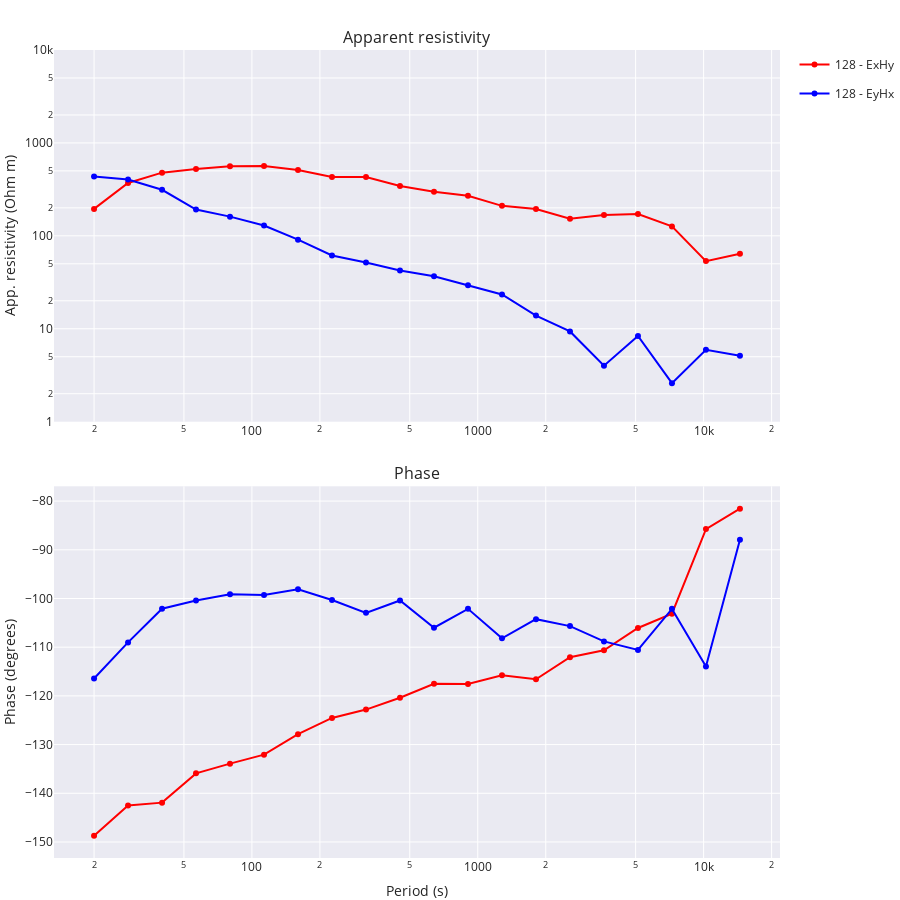

Notebook code for this chart:
### Code cell
soln = config.solver.run(reg_data)
fig = soln.tf.plot(
    soln.freqs,
    soln.components,
    to_plot=["ExHy", "EyHx"],
    x_lim=[1, 5],
    res_lim=[0, 4],
    legend="128",
    symbol="circle",
)
fig.update_layout(height=900)
fig.show()

### Figure 1 — Plotly figure (JSON) as saved in the notebook; plotly's stock layout.template omitted (floating-point values rounded to 4 significant figures)
{"data": [{"legendgroup": "128 - ExHy", "line": {"color": "red"}, "marker": {"color": "red", "symbol": "circle"}, "mode": "lines+markers", "name": "128 - ExHy", "type": "scatter", "x": [20, 28.28, 40, 56.57, 80, 113.1, 160, 226.3, 320, 452.5, 640, 905.1, 1280, 1810.0, 2560, 3620.0, 5120, 7241.0, 10240, 14480.0], "xaxis": "x", "y": [195.1, 370.7, 478.6, 522.6, 559.4, 565.6, 511.9, 430.5, 429.1, 344.2, 298.6, 270.5, 210.2, 194.1, 153.1, 167.1, 172.0, 126.3, 53.47, 64.32], "yaxis": "y"}, {"legendgroup": "128 - ExHy", "line": {"color": "red"}, "marker": {"color": "red", "symbol": "circle"}, "mode": "lines+markers", "name": "128 - ExHy", "showlegend": false, "type": "scatter", "x": [20, 28.28, 40, 56.57, 80, 113.1, 160, 226.3, 320, 452.5, 640, 905.1, 1280, 1810.0, 2560, 3620.0, 5120, 7241.0, 10240, 14480.0], "xaxis": "x2", "y": [-148.7, -142.5, -141.9, -135.9, -133.9, -132.1, -127.9, -124.5, -122.8, -120.4, -117.5, -117.6, -115.8, -116.6, -112.1, -110.6, -106.1, -103.1, -85.75, -81.55], "yaxis": "y2"}, {"legendgroup": "128 - EyHx", "line": {"color": "blue"}, "marker": {"color": "blue", "symbol": "circle"}, "mode": "lines+markers", "name": "128 - EyHx", "type": "scatter", "x": [20, 28.28, 40, 56.57, 80, 113.1, 160, 226.3, 320, 452.5, 640, 905.1, 1280, 1810.0, 2560, 3620.0, 5120, 7241.0, 10240, 14480.0], "xaxis": "x", "y": [435.6, 404.1, 313.2, 192.1, 160.9, 129.1, 90.91, 61.39, 51.53, 42.36, 36.72, 29.33, 23.41, 13.86, 9.357, 4.007, 8.37, 2.598, 5.929, 5.123], "yaxis": "y"}, {"legendgroup": "128 - EyHx", "line": {"color": "blue"}, "marker": {"color": "blue", "symbol": "circle"}, "mode": "lines+markers", "name": "128 - EyHx", "showlegend": false, "type": "scatter", "x": [20, 28.28, 40, 56.57, 80, 113.1, 160, 226.3, 320, 452.5, 640, 905.1, 1280, 1810.0, 2560, 3620.0, 5120, 7241.0, 10240, 14480.0], "xaxis": "x2", "y": [-116.4, -109.0, -102.1, -100.4, -99.15, -99.27, -98.11, -100.3, -102.9, -100.4, -106.0, -102.1, -108.2, -104.2, -105.7, -108.8, -110.6, -102.1, -114.0, -87.91], "yaxis": "y2"}], "layout": {"annotations": [{"font": {"size": 16}, "showarrow": false, "text": "Apparent resistivity", "x": 0.5, "xanchor": "center", "xref": "paper", "y": 1, "yanchor": "bottom", "yref": "paper"}, {"font": {"size": 16}, "showarrow": false, "text": "Phase", "x": 0.5, "xanchor": "center", "xref": "paper", "y": 0.46, "yanchor": "bottom", "yref": "paper"}], "height": 900, "margin": {"b": 0, "l": 0, "r": 0, "t": 50}, "xaxis": {"anchor": "y", "domain": [0, 1], "matches": "x2", "range": [1, 5], "showticklabels": true, "type": "log"}, "xaxis2": {"anchor": "y2", "domain": [0, 1], "showticklabels": true, "title": {"text": "Period (s)"}, "type": "log"}, "yaxis": {"anchor": "x", "domain": [0.54, 1], "range": [0, 4], "title": {"text": "App. resistivity (Ohm m)"}, "type": "log"}, "yaxis2": {"anchor": "x2", "domain": [0, 0.46], "title": {"text": "Phase (degrees)"}}}}
